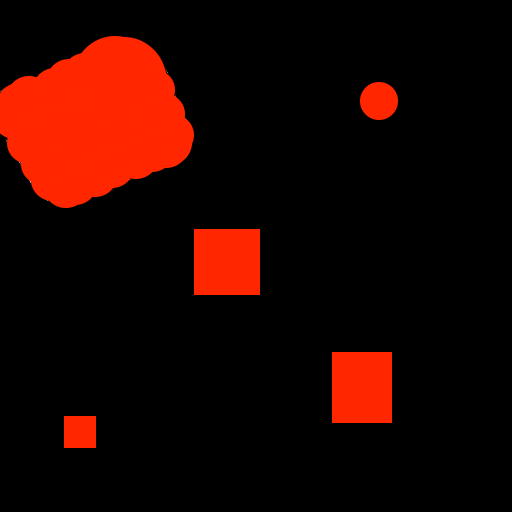

Rendered tile map (Tiled .tmx) drawn with the repository's tilesets; below, a short description and the map source with its tile grids summarised:
An orthogonal 16x16 tile map with 32x32 px tiles, 3 tile layers (bg2, obstacles, joueur), 1 hidden layer not drawn.

<map version="1.0" orientation="orthogonal" renderorder="right-down" width="16" height="16" tilewidth="32" tileheight="32" nextobjectid="1">
 <tileset firstgid="1" name="20161202_144731" tilewidth="32" tileheight="32" tilecount="256" columns="16">
  <image source="../SpriteSheet-32x32/20161202_144731.png" width="512" height="512" />
 </tileset>
 <layer name="bg1" width="16" height="16" visible="0">
  <data>[256 cells, 0 non-empty, 0 distinct tile ids]</data>
 </layer>
 <layer name="bg2" width="16" height="16">
  <data>[256 cells, 0 non-empty, 0 distinct tile ids]</data>
 </layer>
 <layer name="obstacles" width="16" height="16">
  <data>[256 cells, 256 non-empty, 256 distinct tile ids]</data>
 </layer>
 <layer name="joueur" width="16" height="16">
  <data>[256 cells, 1 non-empty, 1 distinct tile ids]</data>
 </layer>
</map>
